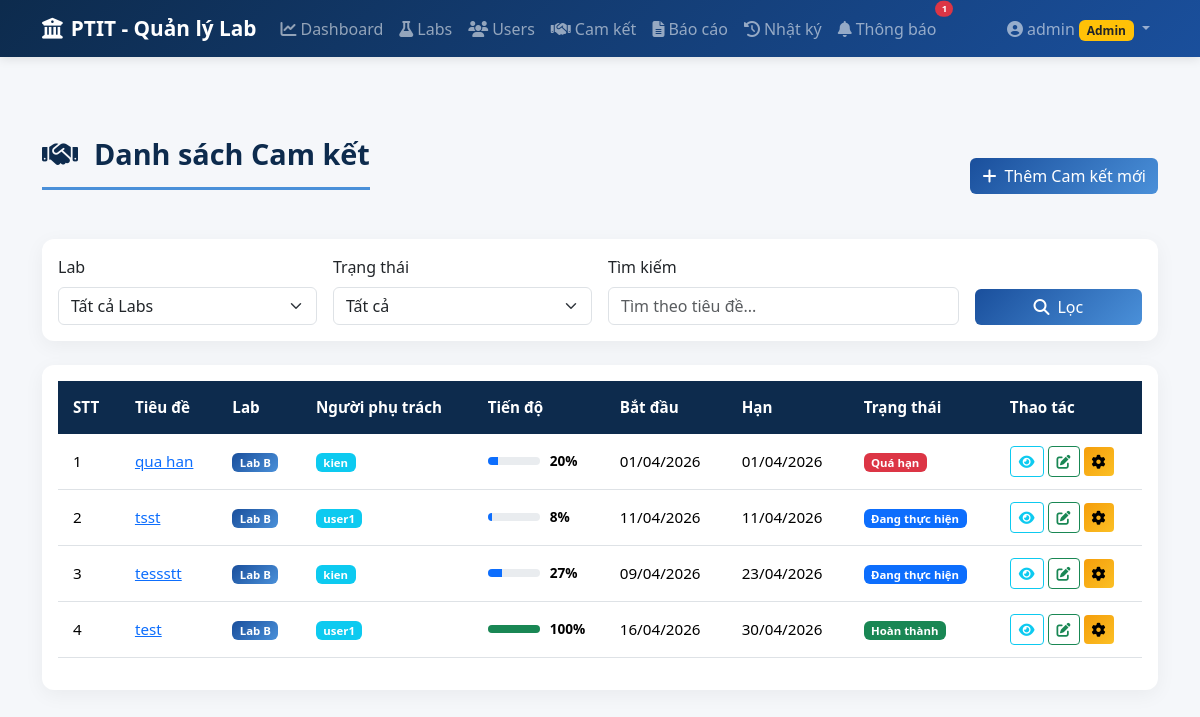
/commitments (signed in), run on the app's committed database.
### models.py (models this page shows, shortened)
class User(UserMixin, db.Model):
    __tablename__ = 'users'
    id = db.Column(db.Integer, primary_key=True)
    username = db.Column(db.String(50), unique=True, nullable=False)
    password_hash = db.Column(db.String(200), nullable=False)
    role = db.Column(db.String(20), nullable=False)  # 'admin' or 'lab'
    lab_id = db.Column(db.Integer, db.ForeignKey('labs.id', ondelete='SET NULL'), nullable=True)
    def is_admin(self):
        return self.role == 'admin'

class Commitment(db.Model):
    __tablename__ = 'commitments'
    id = db.Column(db.Integer, primary_key=True)
    title = db.Column(db.String(200), nullable=False)
    description = db.Column(db.Text)
    lab_id = db.Column(db.Integer, db.ForeignKey('labs.id'), nullable=False)
    assigned_to = db.Column(db.Integer, db.ForeignKey('users.id'), nullable=True)  # User được giao
    start_date = db.Column(db.Date, nullable=False)
    deadline = db.Column(db.Date, nullable=False)
    progress = db.Column(db.Integer, default=0)  # 0-100
    status = db.Column(db.String(20), default='Mới')  # Mới, Đang thực hiện, Hoàn thành, Quá hạn
    created_by = db.Column(db.Integer, db.ForeignKey('users.id'))
    created_at = db.Column(db.DateTime, default=datetime.utcnow)
    updated_at = db.Column(db.DateTime, default=datetime.utcnow, onupdate=datetime.utcnow)
    creator = db.relationship('User', foreign_keys=[created_by], backref='commitments_created')
    assignee = db.relationship('User', foreign_keys=[assigned_to], backref='tasks_assigned')
    progress_updates = db.relationship('ProgressUpdate', backref='commitment', lazy=True, cascade='all, delete-orphan')

class Lab(db.Model):
    __tablename__ = 'labs'
    id = db.Column(db.Integer, primary_key=True)
    name = db.Column(db.String(100), nullable=False)
    description = db.Column(db.Text)
    manager_name = db.Column(db.String(100))
    email = db.Column(db.String(100))
    created_at = db.Column(db.DateTime, default=datetime.utcnow)
    users = db.relationship('User', backref='lab', lazy=True)
    commitments = db.relationship('Commitment', backref='lab', lazy=True, cascade='all, delete-orphan')

### app.py (the view)
@app.route('/commitments')
@login_required
def commitments_list():
    query = Commitment.query
    if not current_user.is_admin():
        query = query.filter_by(lab_id=current_user.lab_id)
    lab_filter = request.args.get('lab_id')
    status_filter = request.args.get('status')
    search = request.args.get('search')
    if lab_filter:
        query = query.filter_by(lab_id=int(lab_filter))
    if status_filter:
        query = query.filter_by(status=status_filter)
    if search:
        query = query.filter(Commitment.title.contains(search))
    commitments = query.order_by(Commitment.deadline.asc()).all()
    labs = Lab.query.all()
    return render_template('commitments/list.html', commitments=commitments, labs=labs)

### app.py (called while the page is built)
@login_manager.user_loader
def load_user(user_id):
    return User.query.get(int(user_id))

@app.before_request
def csrf_protect():
    if request.method in ('POST', 'PUT', 'DELETE'):
        if request.endpoint == 'login':
            return
        token = request.form.get('_csrf_token') or request.headers.get('X-CSRF-Token')
        if not validate_csrf_token(token):
            flash('Yêu cầu không hợp lệ (CSRF token không đúng). Vui lòng thử lại.', 'danger')
            return redirect(request.referrer or url_for('dashboard'))

### templates/commitments/list.html (shortened to what this page needs)
{% extends "base.html" %}
{% block content %}
<div class="d-flex justify-content-between align-items-center mb-4">
    <h1 class="page-title">
        <i class="fas fa-handshake me-3"></i>Danh sách Cam kết
    </h1>
    {% if current_user.is_admin() %}
    <a href="{{ url_for('commitments_create') }}" class="btn btn-primary">
        <i class="fas fa-plus me-2"></i>Thêm Cam kết mới
    </a>
    {% endif %}
</div>
<div class="card mb-4">
    <div class="card-body">
        <form method="GET" class="row g-3">
            {% if current_user.is_admin() %}
            <div class="col-md-3">
                <label for="lab_id" class="form-label">Lab</label>
                <select class="form-select" id="lab_id" name="lab_id">
                    <option value="">Tất cả Labs</option>
                </select>
            </div>
            {% endif %}
            <div class="col-md-3">
                <label for="status" class="form-label">Trạng thái</label>
                <select class="form-select" id="status" name="status">
                    <option value="">Tất cả</option>
                </select>
            </div>
            <div class="col-md-4">
                <label for="search" class="form-label">Tìm kiếm</label>
                <input type="text" class="form-control" id="search" name="search"
                       placeholder="Tìm theo tiêu đề...">
            </div>
            <div class="col-md-2 d-flex align-items-end">
                <button type="submit" class="btn btn-primary w-100">
                    <i class="fas fa-search me-2"></i>Lọc
                </button>
            </div>
        </form>
    </div>
</div>
<div class="card">
    <div class="card-body">
        <div class="table-responsive">
            <table class="table table-hover">
                <thead>
                    <tr>
                        <th>STT</th>
                        <th>Tiêu đề</th>
                        {% if current_user.is_admin() %}
                        <th>Lab</th>
                        <th>Người phụ trách</th>
                        {% endif %}
                        <th>Tiến độ</th>
                        <th>Bắt đầu</th>
                        <th>Hạn</th>
                        <th>Trạng thái</th>
                        <th>Thao tác</th>
                    </tr>
                </thead>
                <tbody>
                    {% for commit in commitments %}
                    <tr>
                        <td>{{ loop.index }}</td>
                        <td>
                            <a href="{{ url_for('commitments_detail', commitment_id=commit.id) }}">
                                {{ commit.title }}
                            </a>
                        </td>
                        {% if current_user.is_admin() %}
                        <td>
                            <span class="badge bg-lab">{{ commit.lab.name }}</span>
                        </td>
                        <td>
                            {% if commit.assignee %}
                            <span class="badge bg-info">{{ commit.assignee.username }}</span>
                            {% else %}
                            <span class="text-muted">-</span>
                            {% endif %}
                        </td>
                        {% endif %}
                        <td style="min-width: 120px;">
                            <div class="progress-wrapper">
                                <div class="progress">
                                    <div class="progress-bar bg-{{ 'success' if commit.progress >= 100 else 'primary' }}"
                                         style="width: {{ commit.progress }}%">
                                    </div>
                                </div>
                                <span class="progress-text">{{ commit.progress }}%</span>
                            </div>
                        </td>
                        <td>{{ commit.start_date.strftime('%d/%m/%Y') }}</td>
                        <td>{{ commit.deadline.strftime('%d/%m/%Y') }}</td>
                        <td>
                            {% if commit.status == 'Hoàn thành' %}
                            <span class="badge bg-success">{{ commit.status }}</span>
                            {% elif commit.status == 'Quá hạn' %}
                            <span class="badge bg-danger">{{ commit.status }}</span>
                            {% elif commit.status == 'Đang thực hiện' %}
                            <span class="badge bg-primary">{{ commit.status }}</span>
                            {% else %}
                            <span class="badge bg-secondary">{{ commit.status }}</span>
                            {% endif %}
                        </td>
                        <td>
                            <a href="{{ url_for('commitments_detail', commitment_id=commit.id) }}"
                               class="btn btn-sm btn-outline-info">
                                <i class="fas fa-eye"></i>
                            </a>
                            <a href="{{ url_for('progress_update', commitment_id=commit.id) }}"
                               class="btn btn-sm btn-outline-success">
                                <i class="fas fa-edit"></i>
                            </a>
                            {% if current_user.is_admin() %}
                            <a href="{{ url_for('commitments_edit', commitment_id=commit.id) }}"
                               class="btn btn-sm btn-warning">
                                <i class="fas fa-cog"></i>
                            </a>
                            {% endif %}
                        </td>
                    </tr>
                    {% endfor %}
                </tbody>
            </table>
        </div>
    </div>
</div>
{% endblock %}

### templates/base.html (shortened to what this page needs)
<!DOCTYPE html>
<html lang="vi">
<head>
    <link href="https://cdn.jsdelivr.net/npm/bootstrap@5.3.2/dist/css/bootstrap.min.css" rel="stylesheet">
    <link href="https://cdnjs.cloudflare.com/ajax/libs/font-awesome/6.5.1/css/all.min.css" rel="stylesheet">
    <link href="https://cdn.jsdelivr.net/npm/bootstrap-icons@1.11.2/font/bootstrap-icons.css" rel="stylesheet">
    <link href="{{ url_for('static', filename='css/style.css') }}" rel="stylesheet">
</head>
<body>
    {% if current_user.is_authenticated %}
    <nav class="navbar navbar-expand-lg navbar-dark bg-ptit">
        <div class="container">
            <a class="navbar-brand" href="{{ url_for('dashboard') }}">
                <i class="fas fa-university me-2"></i>PTIT - Quản lý Lab
            </a>
            <div class="collapse navbar-collapse" id="navbarNav">
                <ul class="navbar-nav me-auto">
                    <li class="nav-item">
                        <a class="nav-link" href="{{ url_for('dashboard') }}">
                            <i class="fas fa-chart-line me-1"></i>Dashboard
                        </a>
                    </li>
                    {% if current_user.is_admin() %}
                    <li class="nav-item">
                        <a class="nav-link" href="{{ url_for('labs_list') }}">
                            <i class="fas fa-flask me-1"></i>Labs
                        </a>
                    </li>
                    <li class="nav-item">
                        <a class="nav-link" href="{{ url_for('users_list') }}">
                            <i class="fas fa-users me-1"></i>Users
                        </a>
                    </li>
                    {% endif %}
                    <li class="nav-item">
                        <a class="nav-link" href="{{ url_for('commitments_list') }}">
                            <i class="fas fa-handshake me-1"></i>Cam kết
                        </a>
                    </li>
                    {% if current_user.is_admin() %}
                    <li class="nav-item">
                        <a class="nav-link" href="{{ url_for('reports') }}">
                            <i class="fas fa-file-alt me-1"></i>Báo cáo
                        </a>
                    </li>
                    <li class="nav-item">
                        <a class="nav-link" href="{{ url_for('activity_logs') }}">
                            <i class="fas fa-history me-1"></i>Nhật ký
                        </a>
                    </li>
                    {% endif %}
                    <li class="nav-item">
                        <a class="nav-link position-relative" href="{{ url_for('notifications') }}">
                            <i class="fas fa-bell me-1"></i>Thông báo
                            <span id="notif-badge" class="position-absolute top-0 start-100 translate-middle badge rounded-pill bg-danger"
                                  style="font-size:0.6em; display:none;">
                            </span>
                        </a>
                    </li>
                </ul>
                <ul class="navbar-nav">
                    <li class="nav-item dropdown">
                        <a class="nav-link dropdown-toggle" href="#" data-bs-toggle="dropdown">
                            <i class="fas fa-user-circle me-1"></i>{{ current_user.username }}
                            {% if current_user.is_admin() %}
                            <span class="badge bg-warning text-dark">Admin</span>
                            {% else %}
                            <span class="badge bg-info">Lab</span>
                            {% endif %}
                        </a>
                    </li>
                </ul>
            </div>
        </div>
    </nav>
    {% endif %}
    <main class="{% if current_user.is_authenticated %}main-content{% endif %}">
        <div class="container">
            {% block content %}{% endblock %}
        </div>
    </main>
</body>
</html>

### static/css/style.css (style rules this page uses)
:root { --ptit-blue: #1a4f9c; --ptit-light-blue: #4a90d9; --ptit-dark: #0d2b4d; }
body { background-color: #f5f7fa; font-family: 'Segoe UI', Tahoma, Geneva, Verdana, sans-serif; min-height: 100vh; }
.main-content { padding-top: 80px; padding-bottom: 40px; }
.navbar.bg-ptit { background: linear-gradient(135deg, var(--ptit-dark) 0%, var(--ptit-blue) 100%); box-shadow: 0 2px 10px rgba(0,0,0,0.1); }
.navbar-brand { font-weight: 700; font-size: 1.3rem; }
.nav-link { font-weight: 500; transition: all 0.3s; }
.page-title { font-size: 1.8rem; font-weight: 700; color: var(--ptit-dark); margin-bottom: 25px; padding-bottom: 15px; border-bottom: 3px solid var(--ptit-light-blue); }
.table { font-size: 0.95rem; }
.table thead th { background-color: var(--ptit-dark); color: white; font-weight: 600; border: none; padding: 15px; }
.table tbody td { vertical-align: middle; padding: 12px 15px; }
.progress-wrapper { display: flex; align-items: center; gap: 10px; }
.progress-wrapper .progress { flex: 1; height: 8px; border-radius: 4px; }
.progress-wrapper .progress-text { font-size: 0.85rem; font-weight: 600; min-width: 40px; }
.badge.bg-lab { background: linear-gradient(135deg, var(--ptit-blue), var(--ptit-light-blue)) !important; }
.card { border: none; border-radius: 12px; box-shadow: 0 5px 20px rgba(0,0,0,0.05); }
.btn-primary { background: linear-gradient(135deg, var(--ptit-blue), var(--ptit-light-blue)); border: none; }
.btn-warning { background: linear-gradient(135deg, #f59e0b, #fbbf24); border: none; }

### data on the page
User: username "admin"
Commitment: title "qua han", lab.name "Lab B", assignee.username "kien", progress "20", start_date "01/04/2026", deadline "01/04/2026", status "Quá hạn"
Commitment: title "tsst", lab.name "Lab B", assignee.username "user1", progress "8", start_date "11/04/2026", deadline "11/04/2026", status "Đang thực hiện"
Commitment: title "tessstt", lab.name "Lab B", assignee.username "kien", progress "27", start_date "09/04/2026", deadline "23/04/2026", status "Đang thực hiện"
Commitment: title "test", lab.name "Lab B", assignee.username "user1", progress "100", start_date "16/04/2026", deadline "30/04/2026", status "Hoàn thành"
